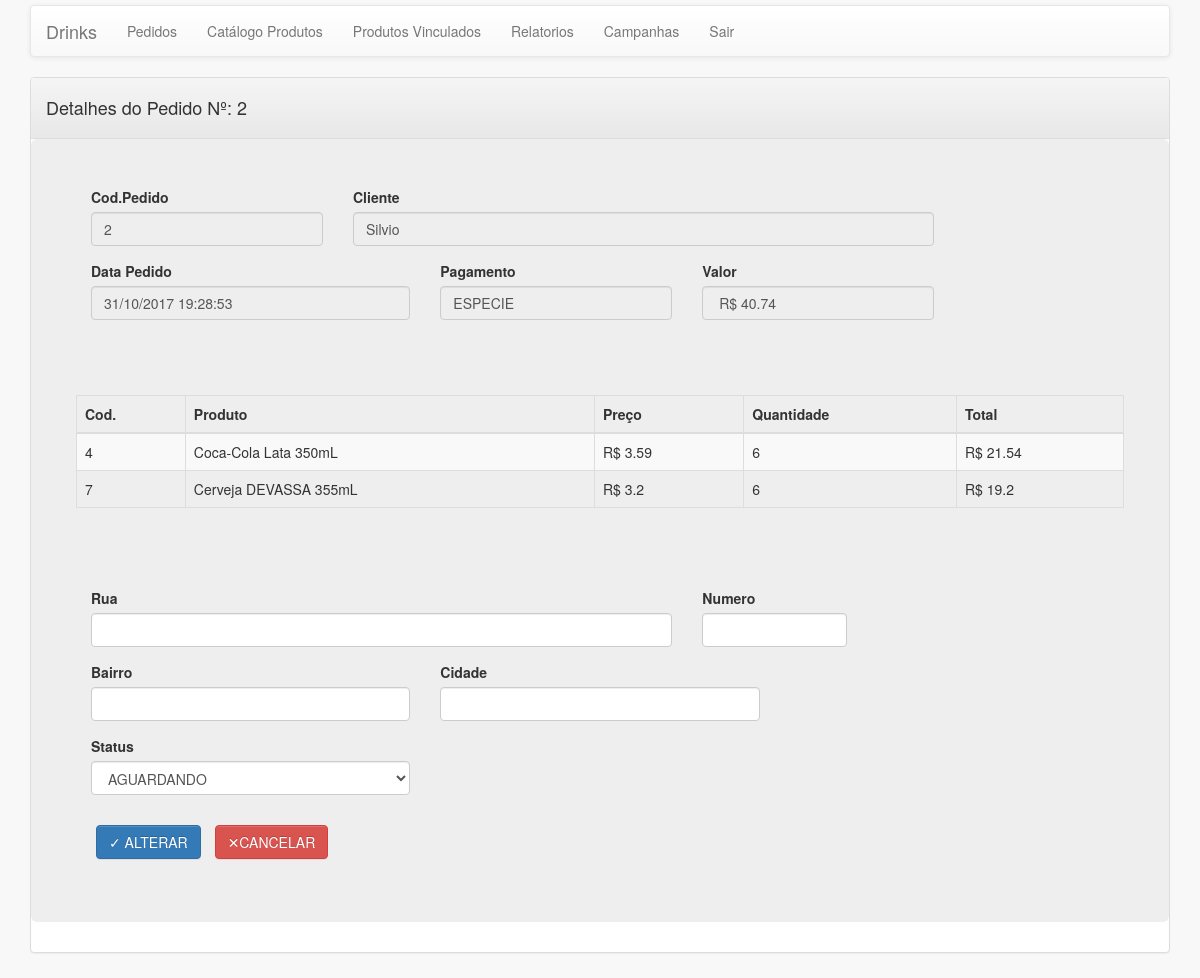
/pages/pedido/detalhePedido.php?codPedido=2 (signed in), run on the app's committed database.
### tables this page shows
CREATE TABLE `pedido` (
  `codPedido` int(11) NOT NULL,
  `dataPedido` text NOT NULL,
  `bairro` varchar(50) DEFAULT NULL,
  `cep` varchar(9) DEFAULT NULL,
  `cidade` varchar(50) DEFAULT NULL,
  `latitude` varchar(10) DEFAULT NULL,
  `longitude` varchar(10) DEFAULT NULL,
  `numero` int(11) DEFAULT NULL,
  `rua` varchar(150) DEFAULT NULL,
  `uf` varchar(2) DEFAULT NULL,
  `pagamento` varchar(255) DEFAULT NULL,
  `status` varchar(255) NOT NULL,
  `valorTotal` double NOT NULL,
  `codUsuario` int(11) NOT NULL,
  `codEstabelecimento` int(11) NOT NULL
);

CREATE TABLE `usuarios` (
  `codUsuario` int(11) NOT NULL,
  `nome` varchar(50) NOT NULL,
  `email` varchar(100) NOT NULL,
  `encrypted_password` varchar(80) NOT NULL,
  `telefone` varchar(30) DEFAULT NULL
);

CREATE TABLE `pedido_produto` (
  `codPedido` int(11) NOT NULL,
  `codProduto` int(11) NOT NULL,
  `preco` double DEFAULT NULL,
  `quantidade` int(11) DEFAULT NULL,
  `precoTotal` double DEFAULT NULL
);

CREATE TABLE `produto` (
  `codProduto` int(11) NOT NULL,
  `ean` varchar(15) NOT NULL,
  `descricao` varchar(400) NOT NULL,
  `nome` varchar(150) NOT NULL,
  `bandeiraCartao` varchar(15) NOT NULL,
  `ref_img` varchar(150) DEFAULT NULL
);

### resources/functions/DB_Functions.php (called while the page is built, shortened)
<?php
function detalhesPedido($nomeId = null, $codPed = null)
{
    $found = null;
    try {
        $database = open_database();
        $sql = "SELECT pedido.codPedido,pedido.dataPedido, pedido.bairro,
                pedido.cidade,pedido.rua,pedido.numero,pedido.pagamento,
                pedido.status,pedido.valorTotal,pedido.codUsuario,
                usuarios.nome AS usuario,usuarios.telefone,usuarios.email,
                pedido_produto.codProduto,pedido_produto.preco,
                pedido_produto.quantidade,pedido_produto.precoTotal,produto.nome
                FROM pedido,pedido_produto,usuarios,produto, estabelecimento
                WHERE pedido.codPedido = pedido_produto.codPedido
                AND pedido.codUsuario = usuarios.codUsuario
                AND produto.codProduto = pedido_produto.codProduto
                AND pedido.codPedido = pedido_produto.codPedido
                AND pedido.codEstabelecimento = estabelecimento.codEstabelecimento
                AND pedido.codEstabelecimento = ".$nomeId.
                " AND pedido.codPedido = " .$codPed.
                " GROUP BY pedido_produto.codPedido;" ;
        $result = $database->query($sql);
        if ($result->num_rows > 0) {
            $found = $result->fetch_all(MYSQLI_ASSOC);
        }
    } catch (Exception $e) {
        $_SESSION['message'] = $e->GetMessage();
        $_SESSION['type'] = 'danger';
    }
    return $found;
}
function itens($nomeId = null, $codPed=null)
{
    $found = null;
    try {
        $database = open_database();
        $sql = "SELECT p.codPedido, p.dataPedido, p.bairro, p.cidade, p.rua, p.numero, p.pagamento,
            p.status, p.valorTotal, p.codUsuario, u.nome, u.telefone, u.email, pp.codProduto, pp.preco,
            pp.quantidade, pp.precoTotal, pr.nome
            FROM pedido as p
            inner join pedido_produto as pp on
            (pp.codPedido = p.codPedido)
            inner join usuarios as u on
            (u.codUsuario = p.codUsuario)
            inner join produto as pr on
            (pr.codProduto = pp.codProduto)
            inner join estabelecimento as e on
            (e.codEstabelecimento = p.codEstabelecimento)
            WHERE p.codEstabelecimento = ".$nomeId." AND p.codPedido = " .$codPed.
            " ORDER BY pp.codProduto asc;";
        $result = $database->query($sql);
        if ($result->num_rows > 0) {
            $found = $result->fetch_all(MYSQLI_ASSOC);
        }
    } catch (Exception $e) {
        $_SESSION['message'] = $e->GetMessage();
        $_SESSION['type'] = 'danger';
    }
    return $found;
}

### pages/pedido/detalhePedido.php (the view, shortened to what this page needs)
<?php
require_once ('../include/header.php');
require_once ('../menu/menu.php');
$codEstabelecimento = null;
$codPedido = null;
if (isset($_GET['codEstabelecimento']) && empty($_GET['codEstabelecimento']) == false) {
    $codEstabelecimento = $_GET['codEstabelecimento'];
} else {
    $codEstabelecimento = $_SESSION['codEstabelecimento'];
}
if (isset($_GET['codPedido']) && empty($_GET['codPedido']) == false) {
    $codPedido = addslashes($_GET['codPedido']);
}
$dados = detalhesPedido($codEstabelecimento, $codPedido);
$pdo = itens($codEstabelecimento, $codPedido);
?>
<!DOCTYPE html>
<html lang="pt-br">
    <body>
        <div class="container">
<?php
if (count($dados) > 0) {
    foreach ($dados as $pedido) {
        ?>
                    <div class="panel panel-default">
                                    <div class="panel-heading"><h4>Detalhes do Pedido Nº: <?php echo $pedido['codPedido']; ?></h4></div>
                    <div class="jumbotron">
                        <form method="POST">
                            <div class="row">
                                    <div class="form-group col-md-3">
                                        <label for="codPedido">Cod.Pedido</label>
                                        <input type="text"
                                               class="form-control" id="codPedido" name="codPedido"
                                               value="<?php echo $pedido['codPedido']; ?> " readonly>
                                    </div>
                                    <div class="form-group col-md-7">
                                        <label for="codUsuario">Cliente</label>
                                        <input type="text"  class="form-control" name="codUsuario"
                                         value="<?php echo $pedido['usuario']; ?>" readonly>
                                    </div>
                                </div>
                                <div class="row">
                                    <div class="form-group col-md-4">
                                        <label for="dataPedido">Data Pedido</label> <input type="datetime"
                                                                                           class="form-control" name="dataPedido"
                                                                                           value="<?php echo $pedido['dataPedido']; ?>" readonly>
                                    </div>
                                    <div class="form-group col-md-3">
                                        <label for="pagamento">Pagamento</label> <input type="text"
                                                                                        class="form-control" name="pagamento"
                                                                                        value="<?php echo $pedido['pagamento']; ?>" readonly>
                                    </div>
                                    <div class="form-group col-md-3">
                                        <label for="valorTotal">Valor</label> <input type="text"
                                                                                     class="form-control" name="valorTotal"
                                                                                     value="<?php echo " R$ " . $pedido['valorTotal']; ?>" readonly>
                                    </div>
                                </div>
                                <br>
                                <br>
                                <br>
                                <div class="row">
                                    <table border="1" class="table table-bordered table-striped">
                                        <thead>
                                            <tr>
                                                <th>Cod.</th>
                                                <th>Produto</th>
                                                <th>Preço</th>
                                                <th>Quantidade</th>
                                                <th>Total</th>
                                            </tr>
                                        </thead>
                                        <tbody>
        <?php
          if (count($pdo) > 0) {
            foreach ($pdo as $row) {
                echo '<tr>';
                echo '<td>' . $row['codProduto'] . '</td>';
                echo '<td>' . $row['nome'] . '</td>';
                echo '<td>' . "R$ " . $row['preco'] . '</td>';
                echo '<td>' . $row['quantidade'] . '</td>';
                echo '<td>' . "R$ " . $row['precoTotal'] . '</td>';
                echo '</tr>';
            }
        }
        ?>
                                        </tbody>
                                    </table>
                                </div>
                                <br>
                                <br>
                                <br>
                                <div class="row">
                                    <div class="form-group col-md-7">
                                        <label for="rua">Rua</label> <input type="text"
                                                                            class="form-control" name="rua"
                                                                            value="<?php echo $pedido['rua']; ?>">
                                    </div>
                                    <div class="form-group col-md-2">
                                        <label for="numero">Numero</label> <input type="text"
                                                                                  class="form-control" id="numero" name="numero"
                                                                                  value="<?php echo $pedido['numero']; ?>">
                                    </div>
                                </div>
                                <div class="row">
                                    <div class="form-group col-md-4">
                                        <label for="bairro">Bairro</label> <input type="text"
                                                                                  class="form-control" name="bairro"
                                                                                  value="<?php echo $pedido['bairro']; ?>">
                                    </div>
                                    <div class="form-group col-md-4">
                                        <label for="cidade">Cidade</label> <input type="text"
                                                                                  class="form-control" name="cidade"
                                                                                  value="<?php echo $pedido['cidade']; ?>">
                                    </div>
                                </div>
                                <div class="row">
                                    <div class="form-group col-md-4">
                                        <label for="status">Status</label>
        <?php selected_Status($pedido['status']) ?>
                                    </div>
                                </div>
                                <div class=row>
                                    <div class="form-group col-md-4">
                                        <input type="submit" value="&#10003 Alterar"
                                               class="btn btn-primary" />
                                        <a href="listarPedido.php"
                                           class="btn btn-danger">&#10005Cancelar</a>
                                    </div>
                                </div>
                        </form>
                    </div>
        <?php
    }
}
?>
        </div>
    </body>

### resources/util/array_status.php
<?php
function selected_Status($status = null)
{
    $array_status = array("AGUARDANDO","ENTREGUE","CANCELADO");
    $select = '<select class="form-control selectpicker" name="status" id="status">';
    $select .= '<option value="">--Selecione--</option>';
    foreach($array_status as $val){
        if($status){
            $sel = ($val == $status)?'selected="selected"':'';
            $select .= '<option value="'.$val.'" '.$sel.'>'.$val.'</option>';
        }else{
            $select .= '<option value="'.$val.'">'.$val.'</option>';
        }
    }
    $select .= '</select>';
    echo $select;
}

### data on the page
pedido: codPedido "2", codUsuario "Silvio", dataPedido "31/10/2017 19:28:53", pagamento "ESPECIE", valorTotal "R$ 40.74", pedido_produto.codProduto "4", produto.nome "Coca-Cola Lata 350mL", pedido_produto.preco "3.59", pedido_produto.quantidade "6", pedido_produto.precoTotal "21.54", pedido_produto.codProduto "7", produto.nome "Cerveja DEVASSA 355mL", pedido_produto.preco "3.2", pedido_produto.precoTotal "19.2", status "AGUARDANDO"
